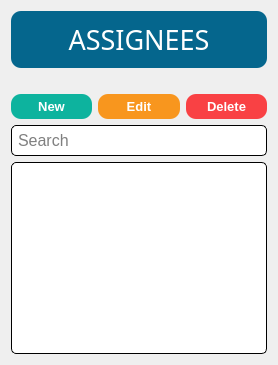
      <widget class="QWidget" name="page_assignee_listingview">
       <layout class="QGridLayout" name="gridLayout_3">
        <item row="3" column="0" colspan="3">
         <widget class="QTableWidget" name="assignee_listingview_tblAssignee">
          <property name="focusPolicy">
           <enum>Qt::ClickFocus</enum>
          </property>
          <property name="styleSheet">
           <string notr="true">QTableWidget {
	background-color: white;
	border-style: inset;
	border-width: 1px;
	border-radius: 5px;
	border-color: black;
	padding: 4px;
}

QTableWidget:focus {
	border-width: 2px;
	border-color: #028090;
}</string>
          </property>
          <property name="editTriggers">
           <set>QAbstractItemView::NoEditTriggers</set>
          </property>
          <property name="tabKeyNavigation">
           <bool>false</bool>
          </property>
          <property name="alternatingRowColors">
           <bool>false</bool>
          </property>
          <property name="selectionMode">
           <enum>QAbstractItemView::SingleSelection</enum>
          </property>
          <property name="selectionBehavior">
           <enum>QAbstractItemView::SelectRows</enum>
          </property>
          <property name="sortingEnabled">
           <bool>true</bool>
          </property>
          <property name="cornerButtonEnabled">
           <bool>false</bool>
          </property>
          <attribute name="horizontalHeaderStretchLastSection">
           <bool>true</bool>
          </attribute>
          <attribute name="verticalHeaderVisible">
           <bool>false</bool>
          </attribute>
         </widget>
        </item>
        <item row="0" column="0" colspan="3">
         <widget class="QLabel" name="label_4">
          <property name="font">
           <font>
            <family>Impact</family>
            <pointsize>20</pointsize>
           </font>
          </property>
          <property name="styleSheet">
           <string notr="true">QLabel {
	color: white;
    background-color: #05668d;
    border-style: outset;
    border-radius: 10px;
    padding: 10px;
	margin: 0px 0px 20px 0px;
}</string>
          </property>
          <property name="text">
           <string>ASSIGNEES</string>
          </property>
          <property name="alignment">
           <set>Qt::AlignCenter</set>
          </property>
         </widget>
        </item>
        <item row="1" column="0">
         <widget class="QPushButton" name="assignee_listingview_btnNew">
          <property name="font">
           <font>
            <family>Arial</family>
            <pointsize>10</pointsize>
            <weight>75</weight>
            <bold>true</bold>
           </font>
          </property>
          <property name="cursor">
           <cursorShape>PointingHandCursor</cursorShape>
          </property>
          <property name="focusPolicy">
           <enum>Qt::NoFocus</enum>
          </property>
          <property name="styleSheet">
           <string notr="true">QPushButton {
	color: white;
    background-color: #0db39e;
    border-style: outset;
    border-radius: 10px;
    padding: 5px;
}

QPushButton:hover {
	    background-color: #16db93;
}</string>
          </property>
          <property name="text">
           <string>New</string>
          </property>
         </widget>
        </item>
        <item row="1" column="2">
         <widget class="QPushButton" name="assignee_listingview_btnDelete">
          <property name="font">
           <font>
            <family>Arial</family>
            <pointsize>10</pointsize>
            <weight>75</weight>
            <bold>true</bold>
           </font>
          </property>
          <property name="cursor">
           <cursorShape>PointingHandCursor</cursorShape>
          </property>
          <property name="focusPolicy">
           <enum>Qt::NoFocus</enum>
          </property>
          <property name="styleSheet">
           <string notr="true">QPushButton {
	color: white;
    background-color: #f94144;
    border-style: outset;
    border-radius: 10px;
    padding: 5px;
}

QPushButton:hover {
	    background-color: #ff595e;
}</string>
          </property>
          <property name="text">
           <string>Delete</string>
          </property>
         </widget>
        </item>
        <item row="2" column="0" colspan="3">
         <widget class="QLineEdit" name="assignee_listingview_txtSearch">
          <property name="font">
           <font>
            <family>Arial</family>
            <pointsize>12</pointsize>
           </font>
          </property>
          <property name="styleSheet">
           <string notr="true">QLineEdit {
	background-color: white;
	border-style: inset;
	border-width: 1px;
	border-radius: 5px;
	border-color: black;
	padding: 4px;
}

QLineEdit:focus {
	border-width: 2px;
	border-color: #028090;
}</string>
          </property>
          <property name="placeholderText">
           <string>Search</string>
          </property>
          <property name="clearButtonEnabled">
           <bool>true</bool>
          </property>
         </widget>
        </item>
        <item row="1" column="1">
         <widget class="QPushButton" name="assignee_listingview_btnEdit">
          <property name="font">
           <font>
            <family>Arial</family>
            <pointsize>10</pointsize>
            <weight>75</weight>
            <bold>true</bold>
           </font>
          </property>
          <property name="cursor">
           <cursorShape>PointingHandCursor</cursorShape>
          </property>
          <property name="focusPolicy">
           <enum>Qt::NoFocus</enum>
          </property>
          <property name="styleSheet">
           <string notr="true">QPushButton {
	color: white;
    background-color: #f8961e;
    border-style: outset;
    border-radius: 10px;
    padding: 5px;
}

QPushButton:hover {
	    background-color: #f9c74f;
}</string>
          </property>
          <property name="text">
           <string>Edit</string>
          </property>
         </widget>
        </item>
       </layout>
      </widget>
